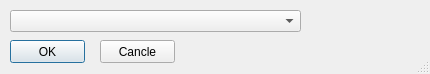
<?xml version="1.0" encoding="UTF-8"?>
<ui version="4.0">
 <class>submitJob</class>
 <widget class="QDialog" name="submitJob">
  <property name="geometry">
   <rect>
    <x>0</x>
    <y>0</y>
    <width>430</width>
    <height>74</height>
   </rect>
  </property>
  <property name="windowTitle">
   <string>选择一个配置文件用以提交任务或连接服务器</string>
  </property>
  <property name="sizeGripEnabled">
   <bool>true</bool>
  </property>
  <widget class="QComboBox" name="chooseJobSubmit">
   <property name="geometry">
    <rect>
     <x>10</x>
     <y>10</y>
     <width>291</width>
     <height>22</height>
    </rect>
   </property>
  </widget>
  <widget class="QPushButton" name="submitJobOK">
   <property name="geometry">
    <rect>
     <x>10</x>
     <y>40</y>
     <width>75</width>
     <height>23</height>
    </rect>
   </property>
   <property name="text">
    <string>OK</string>
   </property>
  </widget>
  <widget class="QPushButton" name="pushButton_2">
   <property name="geometry">
    <rect>
     <x>100</x>
     <y>40</y>
     <width>75</width>
     <height>23</height>
    </rect>
   </property>
   <property name="text">
    <string>Cancle</string>
   </property>
  </widget>
 </widget>
 <resources/>
 <connections>
  <connection>
   <sender>pushButton_2</sender>
   <signal>clicked()</signal>
   <receiver>submitJob</receiver>
   <slot>reject()</slot>
   <hints>
    <hint type="sourcelabel">
     <x>152</x>
     <y>53</y>
    </hint>
    <hint type="destinationlabel">
     <x>212</x>
     <y>47</y>
    </hint>
   </hints>
  </connection>
 </connections>
</ui>
